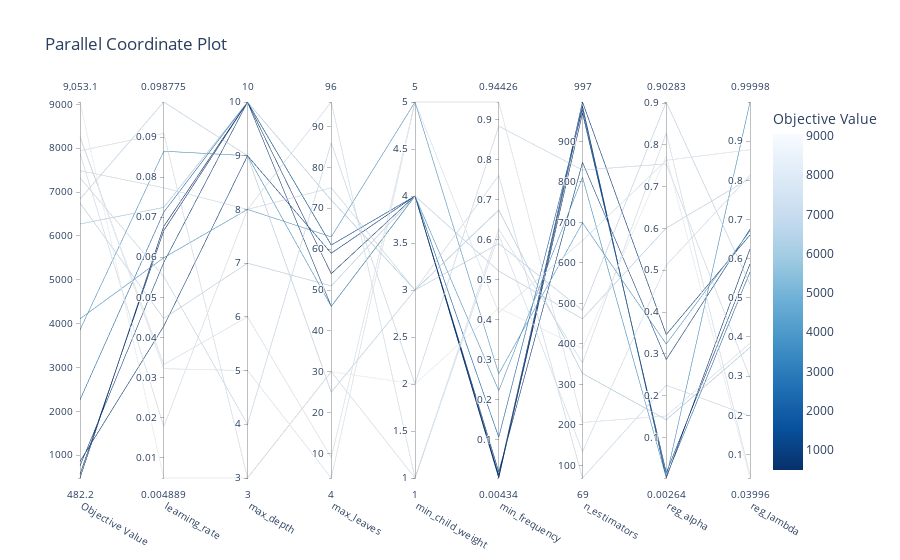

Notebook code for this chart:
### Markdown cell above
A partir del ensayo número 10, se observa una reducción significativa del MAE, pasando de un valor de 7.500 a aproximadamente 1,000. Posteriormente, alrededor del ensayo 37, se produce otra disminución notable. A partir de ese punto, las mejoras en el MAE se miden en una escala de centésimas, lo que indica un progreso más gradual pero constante en la optimización del modelo.

### Code cell
plot_parallel_coordinate(study)

### Figure 1 — Plotly figure (JSON) as saved in the notebook; plotly's stock layout.template omitted (floating-point values rounded to 4 significant figures)
{"data": [{"dimensions": [{"label": "Objective Value", "range": [482.2, 9053.0], "values": [7487.0, 7880.0, 6273.0, 6750.0, 7942.0, 7321.0, 8247.0, 6839.0, 9053.0, 8266.0, 2264.0, 482.2, 564.4, 758.0, 3858.0, 4111.0, 859.3]}, {"label": "learning_rate", "range": [0.004889, 0.09877], "values": [0.07736, 0.01774, 0.07245, 0.04474, 0.09096, 0.05521, 0.03323, 0.09877, 0.004889, 0.03218, 0.07127, 0.06771, 0.06666, 0.0587, 0.0865, 0.05989, 0.04279]}, {"label": "max_depth", "range": [3, 10], "values": [8, 8, 10, 7, 3, 4, 6, 9, 3, 5, 10, 10, 10, 10, 9, 8, 9]}, {"label": "max_leaves", "range": [4, 96], "values": [75, 96, 72, 51, 30, 86, 9, 25, 30, 4, 61, 61, 54, 46, 46, 63, 59]}, {"label": "min_child_weight", "range": [1, 5], "values": [3, 1, 3, 4, 1, 2, 5, 3, 2, 5, 4, 4, 4, 4, 4, 5, 4]}, {"label": "min_frequency", "range": [0.004345, 0.9443], "values": [0.7605, 0.6125, 0.6741, 0.5216, 0.6263, 0.8839, 0.9443, 0.5902, 0.4295, 0.4175, 0.1063, 0.006348, 0.004345, 0.01111, 0.2227, 0.2647, 0.01975]}, {"label": "n_estimators", "range": [69, 997], "values": [69, 134, 327, 462, 353, 829, 206, 483, 389, 655, 979, 970, 987, 997, 811, 699, 848]}, {"label": "reg_alpha", "range": [0.002639, 0.9028], "values": [0.2248, 0.5122, 0.1422, 0.601, 0.8287, 0.7546, 0.1512, 0.9028, 0.7738, 0.7632, 0.005765, 0.01536, 0.002639, 0.3461, 0.003441, 0.3234, 0.2863]}, {"label": "reg_lambda", "range": [0.03996, 1.0], "values": [0.1981, 0.8126, 0.3733, 0.8052, 0.0469, 0.296, 0.3841, 0.5346, 0.03996, 0.8781, 0.5659, 0.5863, 0.6245, 0.6605, 1.0, 0.6708, 0.675]}], "labelangle": 30, "labelside": "bottom", "line": {"color": [7487.0, 7880.0, 6273.0, 6750.0, 7942.0, 7321.0, 8247.0, 6839.0, 9053.0, 8266.0, 2264.0, 482.2, 564.4, 758.0, 3858.0, 4111.0, 859.3], "colorbar": {"title": {"text": "Objective Value"}}, "colorscale": [[0.0, "rgb(247,251,255)"], [0.125, "rgb(222,235,247)"], [0.25, "rgb(198,219,239)"], [0.375, "rgb(158,202,225)"], [0.5, "rgb(107,174,214)"], [0.625, "rgb(66,146,198)"], [0.75, "rgb(33,113,181)"], [0.875, "rgb(8,81,156)"], [1.0, "rgb(8,48,107)"]], "reversescale": true, "showscale": true}, "type": "parcoords"}], "layout": {"title": {"text": "Parallel Coordinate Plot"}}}
